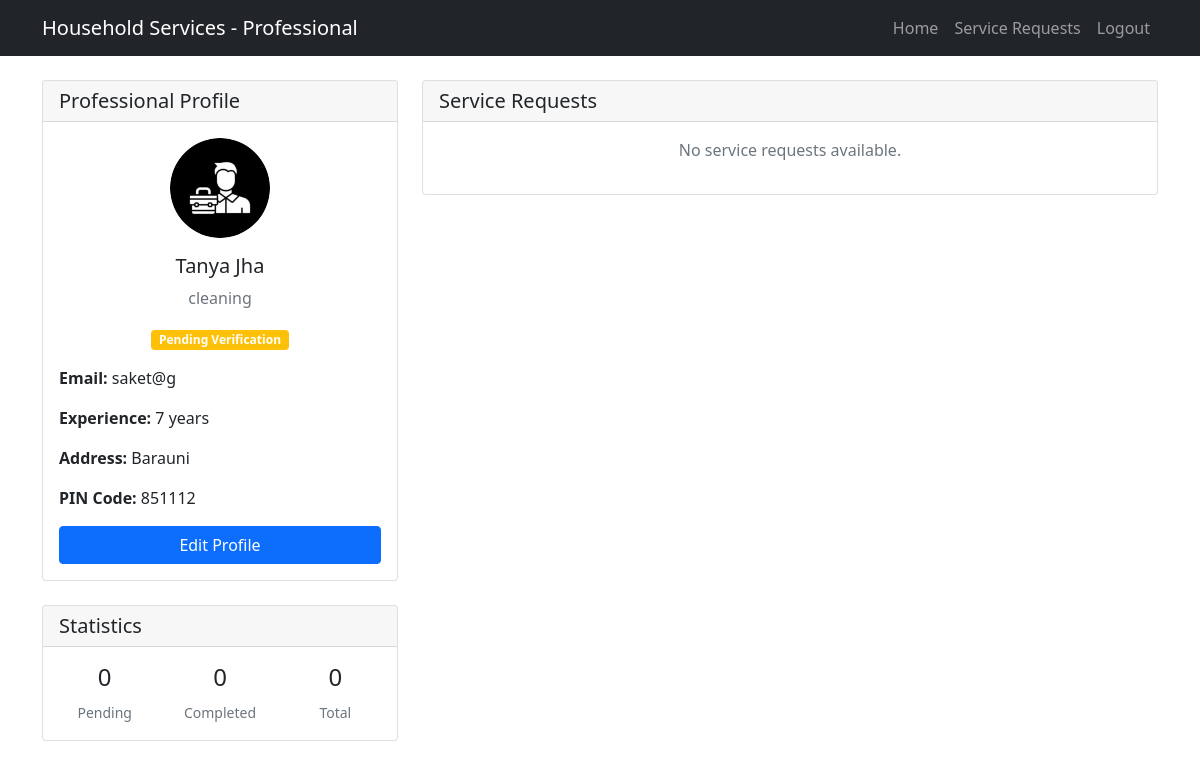
The app's page /professional-dashboard (signed in), older data.
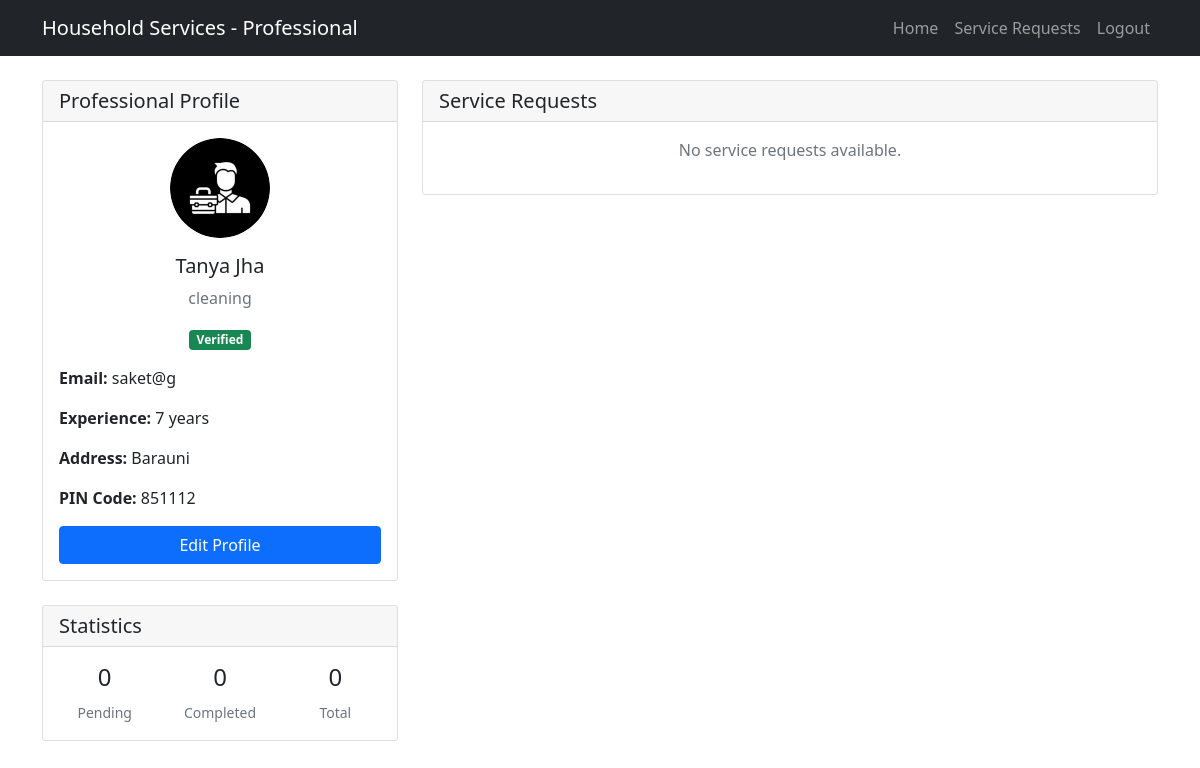
The same page, newer data.
### models.py (models this page shows)
class ProfessionalDetails(db.Model):
    id = db.Column(db.Integer, primary_key=True)
    user_id = db.Column(db.Integer, db.ForeignKey('user.id'), nullable=False)
    email = db.Column(db.String(120), unique=True, nullable=False)
    fullname = db.Column(db.String(100), nullable=False)
    service_id = db.Column(db.Integer, db.ForeignKey('base_service.id'), nullable=False)
    experience_years = db.Column(db.Integer, nullable=False)
    document_path = db.Column(db.String(200), nullable=False)
    address = db.Column(db.Text, nullable=False)
    pin_code = db.Column(db.String(10), nullable=False)
    status = db.Column(db.String(20), nullable=False, default='pending')
    user = db.relationship('User', backref=db.backref('professional_details', lazy=True))
    service = db.relationship('BaseService', backref=db.backref('professionals', lazy=True))

class BaseService(db.Model):
    id = db.Column(db.Integer, primary_key=True)
    name = db.Column(db.String(100), nullable=False)
    description = db.Column(db.Text, nullable=False)
    price = db.Column(db.Float, nullable=False)
    created_at = db.Column(db.DateTime, nullable=False, default=db.func.current_timestamp())
    updated_at = db.Column(db.DateTime, nullable=False, default=db.func.current_timestamp(), onupdate=db.func.current_timestamp())
    services = db.relationship('Service', backref='base_service', lazy=True)

### app.py (the view)
@app.route("/professional-dashboard")
def professional_dashboard():
    if "user_id" not in session or session["role"] != "professional":
        flash("Please login as a professional to access this page.", "danger")
        return redirect(url_for("login"))
    user_id = session["user_id"]
    professional = ProfessionalDetails.query.filter_by(user_id=user_id).first()
    service_requests = ServiceBooking.query.filter_by(professional_id=professional.id).order_by(
        ServiceBooking.created_at.desc()
    ).all()
    stats = {
        "pending": ServiceBooking.query.filter_by(professional_id=professional.id, status="pending").count(),
        "completed": ServiceBooking.query.filter_by(professional_id=professional.id, status="completed").count(),
        "total": ServiceBooking.query.filter_by(professional_id=professional.id).count(),
    }
    return render_template(
        "professional_dashboard.html",
        professional=professional,
        service_requests=service_requests,
        stats=stats
    )

### templates/professional_dashboard.html (shortened to what this page needs)
<!DOCTYPE html>
<html lang="en">
<head>
    <link href="https://cdn.jsdelivr.net/npm/bootstrap@5.1.3/dist/css/bootstrap.min.css" rel="stylesheet">
</head>
<body>
    <nav class="navbar navbar-expand-lg navbar-dark bg-dark">
        <div class="container">
            <a class="navbar-brand" href="#">Household Services - Professional</a>
            <div class="collapse navbar-collapse" id="navbarNav">
                <ul class="navbar-nav ms-auto">
                    <li class="nav-item">
                        <a class="nav-link" href="{{ url_for('home') }}">Home</a>
                    </li>
                    <li class="nav-item">
                        <a class="nav-link" href="#requests">Service Requests</a>
                    </li>
                    <li class="nav-item">
                        <a class="nav-link" href="{{ url_for('logout') }}">Logout</a>
                    </li>
                </ul>
            </div>
        </div>
    </nav>
    <div class="container mt-4">
        <div class="row">
            <div class="col-md-4">
                <div class="card mb-4">
                    <div class="card-header">
                        <h5 class="card-title mb-0">Professional Profile</h5>
                    </div>
                    <div class="card-body">
                        <div class="text-center mb-3">
                            <img src="static/professional.jpg" class="rounded-circle" alt="Profile Picture" style="width: 100px; height: 100px;">
                            <h5 class="mt-3">{{ professional.fullname }}</h5>
                            <p class="text-muted">{{ professional.service.name }}</p>
                            {% if professional.status == 'verified' %}
                                <span class="badge bg-success">Verified</span>
                            {% elif professional.status == 'rejected' %}
                                <span class="badge bg-danger">Rejected</span>
                            {% else %}
                                <span class="badge bg-warning">Pending Verification</span>
                            {% endif %}
                        </div>
                        <div class="mb-3">
                            <strong>Email:</strong> {{ professional.email }}
                        </div>
                        <div class="mb-3">
                            <strong>Experience:</strong> {{ professional.experience_years }} years
                        </div>
                        <div class="mb-3">
                            <strong>Address:</strong> {{ professional.address }}
                        </div>
                        <div class="mb-3">
                            <strong>PIN Code:</strong> {{ professional.pin_code }}
                        </div>
                        <button class="btn btn-primary w-100" data-bs-toggle="modal" data-bs-target="#editProfileModal">
                            Edit Profile
                        </button>
                    </div>
                </div>
                <div class="card">
                    <div class="card-header">
                        <h5 class="card-title mb-0">Statistics</h5>
                    </div>
                    <div class="card-body">
                        <div class="row text-center">
                            <div class="col-4">
                                <h4>{{ stats.pending }}</h4>
                                <small class="text-muted">Pending</small>
                            </div>
                            <div class="col-4">
                                <h4>{{ stats.completed }}</h4>
                                <small class="text-muted">Completed</small>
                            </div>
                            <div class="col-4">
                                <h4>{{ stats.total }}</h4>
                                <small class="text-muted">Total</small>
                            </div>
                        </div>
                    </div>
                </div>
            </div>
            <div class="col-md-8" id="requests">
                <div class="card">
                    <div class="card-header">
                        <h5 class="card-title mb-0">Service Requests</h5>
                    </div>
                    <div class="card-body">
                        {% if service_requests %}
                        {% for request in service_requests %}
                        <div class="card mb-3">
                            <div class="card-body">
                                <div class="d-flex justify-content-between">
                                    <div>
                                        <h5 class="card-title">{{ request.customer.fullname }}</h5>
                                        <p class="card-text">
                                            <small class="text-muted">
                                                Requested for: {{ request.service_date }} at {{ request.service_time }}
                                            </small>
                                        </p>
                                        <p class="mb-1"><strong>Address:</strong> {{ request.customer.address }}</p>
                                        <p class="mb-1"><strong>Notes:</strong> {{ request.notes }}</p>
                                    </div>
                                    <div class="text-end">
                                        <span class="badge bg-{{ 'success' if request.status == 'completed' else 'warning' if request.status == 'pending' else 'danger' }} mb-2 d-block">
                                            {{ request.status }}
                                        </span>
                                        {% if request.status == 'pending' %}
                                        <div class="btn-group">
                                            <form action="{{ url_for('accept_request', request_id=request.id) }}"
                                                  method="post" style="display: inline;">
                                                <button type="submit" class="btn btn-success btn-sm">Accept</button>
                                            </form>
                                            <form action="{{ url_for('decline_request', request_id=request.id) }}"
                                                  method="post" style="display: inline;">
                                                <button type="submit" class="btn btn-danger btn-sm">Decline</button>
                                            </form>
                                        </div>
                                        {% endif %}
                                    </div>
                                </div>
                            </div>
                        </div>
                        {% endfor %}
                        {% else %}
                        <p class="text-center text-muted">No service requests available.</p>
                        {% endif %}
                    </div>
                </div>
            </div>
        </div>
    </div>
</body>
</html>

Row changes from the older to the newer data that the page shows:
changed ProfessionalDetails "Tanya Jha": status "pending" → "verified" (drawn)
Text that changed along with them:
text no longer shown: "Pending Verification"
text now shown: "Verified"
